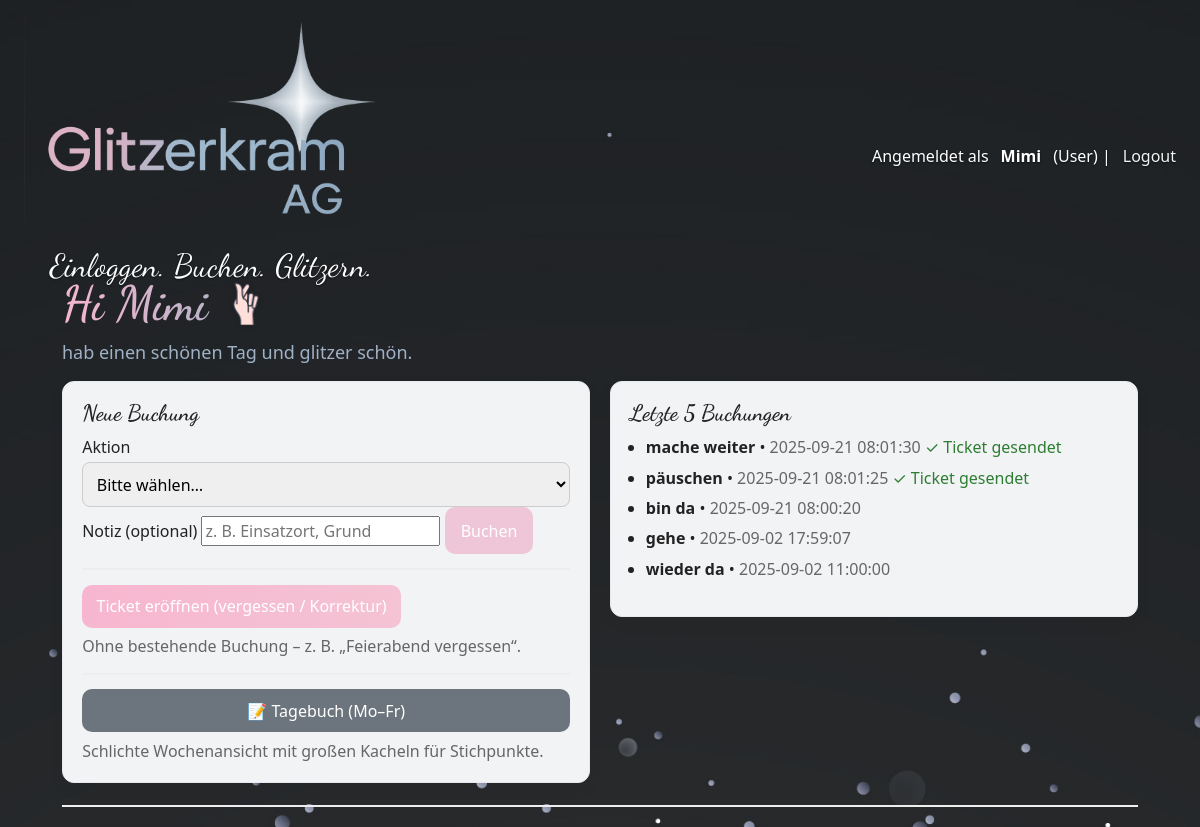
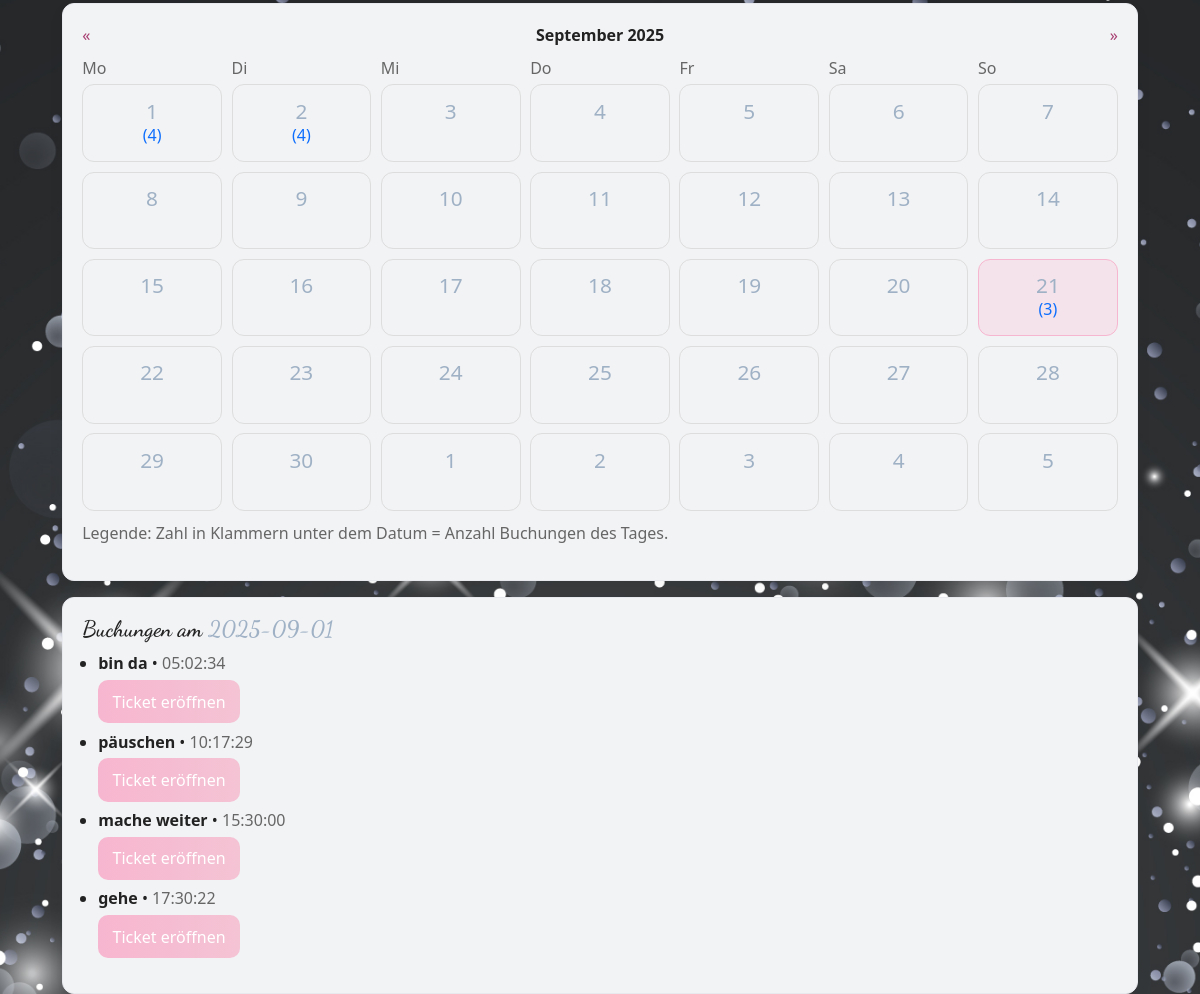
/user?y=2025&m=09&d=01 (signed in), run on the app's committed database (2 pictures, top to bottom).
### tables this page shows
CREATE TABLE bookings (
            id             INTEGER PRIMARY KEY AUTOINCREMENT,
            user_id        INTEGER NOT NULL,
            action         TEXT NOT NULL CHECK (action IN ('bin da','gehe','afk','wieder da','päuschen','mache weiter')),
            created_at     TEXT NOT NULL,
            note           TEXT,
            needs_review   INTEGER DEFAULT 0,
            ticket_action  TEXT,
            ticket_message TEXT
        );

### app.py (the view)
@app.route("/user")
def user_only():
    if "user_id" not in session:
        return redirect(url_for("login"))
    if session.get("role") not in ("user", "admin"):
        return redirect(url_for("unauthorized"))
    uid = session["user_id"]
    today = date.today()
    try:
        year = int(request.args.get("y", today.year))
    except (TypeError, ValueError):
        year = today.year
    try:
        month = int(request.args.get("m", today.month))
    except (TypeError, ValueError):
        month = today.month
    month = min(12, max(1, month))
    if month == 1:
        prev_y, prev_m = year - 1, 12
    else:
        prev_y, prev_m = year, month - 1
    if month == 12:
        next_y, next_m = year + 1, 1
    else:
        next_y, next_m = year, month + 1
    d_arg = request.args.get("d")
    if d_arg and len(d_arg) == 2 and d_arg.isdigit():
        sel_day = int(d_arg)
    else:
        sel_day = today.day if (today.year == year and today.month == month) else 1
    if sel_day < 1: sel_day = 1
    if sel_day > 31: sel_day = 31
    month_start = f"{year:04d}-{month:02d}-01 00:00:00"
    month_end   = f"{next_y:04d}-{next_m:02d}-01 00:00:00"
    selected_iso = f"{year:04d}-{month:02d}-{sel_day:02d}"
    conn = get_db()
    last5 = conn.execute("""
        SELECT
          id,
          CASE
            WHEN needs_review=1 AND IFNULL(ticket_action,'')='blank' THEN 'ticket'
            ELSE action
          END AS action,
          note, needs_review, ticket_action, ticket_message,
          datetime(created_at, 'localtime') AS local_created_at
        FROM bookings
        WHERE user_id = ?
        ORDER BY created_at DESC, id DESC
        LIMIT 5
    """, (uid,)).fetchall()
    rows = conn.execute("""
        SELECT date(datetime(created_at,'localtime')) AS d, COUNT(*) AS c
        FROM bookings
        WHERE user_id = ?
          AND datetime(created_at) >= ?
          AND datetime(created_at) <  ?
        GROUP BY d
    """, (uid, month_start, month_end)).fetchall()
    counts_by_day = {r["d"]: r["c"] for r in rows}
    day_rows = conn.execute("""
        SELECT
          id,
          CASE
            WHEN needs_review=1 AND IFNULL(ticket_action,'')='blank' THEN 'ticket'
            ELSE action
          END AS action,
          note, needs_review, ticket_action, ticket_message,
          datetime(created_at,'localtime') AS local_created_at
        FROM bookings
        WHERE user_id = ?
          AND date(datetime(created_at,'localtime')) = date(?, 'localtime')
        ORDER BY created_at ASC, id ASC
    """, (uid, selected_iso)).fetchall()
    conn.close()
    weeks = []
    cal = calendar.Calendar(firstweekday=0)
    today_iso = today.isoformat()
    for w in cal.monthdatescalendar(year, month):
        row = []
        for day in w:
            iso_local = day.isoformat()
            row.append({
                "iso": iso_local,
                "day": day.day,
                "in_month": (day.month == month),
                "count": counts_by_day.get(iso_local, 0),
                "is_selected": (iso_local == selected_iso),
                "is_today": (iso_local == today_iso),
            })
        weeks.append(row)
    MONATSNAMEN = ["Januar","Februar","März","April","Mai","Juni","Juli","August","September","Oktober","November","Dezember"]
    month_name = MONATSNAMEN[month-1]
    return render_template(
        "user.html",
        title="User-Start",
        actions=ACTIONS,
        bookings=last5,
        weeks=weeks,
        month_name=month_name,
        year=year,
        selected_date=selected_iso,
        day_bookings=day_rows,
        prev_y=prev_y, prev_m=prev_m,
        next_y=next_y, next_m=next_m,
        hide_title=True,
    )

### app.py (called while the page is built)
def get_db():
    conn = sqlite3.connect(DB_PATH, timeout=15)
    conn.row_factory = sqlite3.Row
    try:
        conn.execute("PRAGMA journal_mode=WAL;")
        conn.execute("PRAGMA synchronous=NORMAL;")
    except Exception:
        pass
    return conn

### templates/user.html (shortened to what this page needs)
{% extends "base.html" %}
{% block content %}
  <div class="page">
    <h1 class="greeting">Hi {{ session.username|capitalize }} <img class="greet-ico" src="{{ url_for('static', filename='greeting-badge.png') }}" alt="Badge"></h1>
    <p class="intro-sub">hab einen schönen Tag und glitzer schön.</p>
    <div class="two-col">
      <div class="box">
        <h3 class="slogan-font box-heading">Neue Buchung</h3>
        <form method="POST" action="{{ url_for('book') }}">
          <label for="action">Aktion</label>
          <select id="action" name="action" required style="width:100%; padding:.6rem; border-radius:8px; border:1px solid #ccc; margin-top:.2rem;">
            <option value="" disabled selected>Bitte wählen…</option>
          </select>
          <label for="note">Notiz (optional)</label>
          <input id="note" name="note" type="text" placeholder="z. B. Einsatzort, Grund">
          <button class="primary" type="submit">Buchen</button>
        </form>
        <div class="section-sep" style="margin:.9rem 0;"></div>
        <button type="button" class="btn btn-rose" onclick="openBlankTicketDialog()">Ticket eröffnen (vergessen / Korrektur)</button>
        <p class="muted" style="margin:.4rem 0 0 0;">Ohne bestehende Buchung – z. B. „Feierabend vergessen“.</p>
        <div class="section-sep" style="margin:.9rem 0;"></div>
        <a href="{{ url_for('journal') }}" class="btn btn-secondary" style="display:block; width:100%; text-align:center;">
          📝 Tagebuch (Mo–Fr)
        </a>
        <p class="muted" style="margin:.4rem 0 0 0;">Schlichte Wochenansicht mit großen Kacheln für Stichpunkte.</p>
      </div>
      <div class="box">
        <h3 class="slogan-font box-heading">Letzte 5 Buchungen</h3>
        {% if bookings %}
          <ul style="padding-left:1rem; margin-top:.6rem;">
            {% for b in bookings %}
              <li style="margin:.4rem 0;">
                <div>
                  {% if b.action == 'ticket' %}
                    <strong>Ticket</strong>
                  {% else %}
                    <strong>{{ b.action }}</strong>
                  {% endif %}
                  • <span class="muted">{{ b.local_created_at }}</span>
                  {% if b.needs_review %}<span class="ok"> ✓ Ticket gesendet</span>{% endif %}
                </div>
              </li>
            {% endfor %}
          </ul>
        {% else %}
          <p class="muted">Noch keine Buchungen.</p>
        {% endif %}
      </div>
    </div>
    <div class="section-sep"></div>
    <div class="box calendar-wrap">
      <div class="calendar-nav">
        <a class="link" href="{{ url_for('user_only') }}?y={{ prev_y }}&m={{ '%02d' % prev_m }}">«</a>
        <strong>{{ month_name }} {{ year }}</strong>
        <a class="link" href="{{ url_for('user_only') }}?y={{ next_y }}&m={{ '%02d' % next_m }}">»</a>
      </div>
      <div class="calendar-head grid-7">
        <div>Mo</div><div>Di</div><div>Mi</div><div>Do</div><div>Fr</div><div>Sa</div><div>So</div>
      </div>
      <div class="calendar-grid grid-7">
        {% for week in weeks %}
          {% for d in week %}
            {% set q = 'y=' ~ d.iso[:4] ~ '&m=' ~ d.iso[5:7] ~ '&d=' ~ d.iso[8:10] %}
            <a href="{{ url_for('user_only') }}?{{ q }}"
               class="calendar-tile
                      {% if d.is_selected %} calendar-tile--selected{% endif %}
                      {% if not d.in_month %} calendar-tile--out{% endif %}
                      {% if d.is_today %} calendar-tile--today{% endif %}">
              <div class="day-num">{{ d.day }}</div>
              {% if d.count > 0 %}
                <div class="day-count">({{ d.count }})</div>
              {% else %}
                <div class="day-count">&nbsp;</div>
              {% endif %}
            </a>
          {% endfor %}
        {% endfor %}
      </div>
      <p class="muted" style="margin-top:.6rem;">
        Legende: Zahl in Klammern unter dem Datum = Anzahl Buchungen des Tages.
      </p>
    </div>
    <div class="box daylist-wrap" style="margin-top:1rem;">
      <h3 class="slogan-font box-heading day-heading">
        Buchungen am <span class="day-heading-date">{{ selected_date }}</span>
      </h3>
      {% if day_bookings and day_bookings|length > 0 %}
        <ul style="padding-left:1rem; margin-top:.6rem;">
          {% for b in day_bookings %}
            <li style="margin:.4rem 0%;">
              <div>
                {% if b.action == 'ticket' %}
                  <strong>Ticket</strong>
                {% else %}
                  <strong>{{ b.action }}</strong>
                {% endif %}
                • <span class="muted">{{ b.local_created_at[11:19] }}</span>
              </div>
              <div style="margin-top:.3rem;">
                {% if b.needs_review %}
                  <form method="POST" action="{{ url_for('ticket_close', booking_id=b.id) }}" style="display:inline;">
                    <button type="submit" class="btn btn-blaugrau">Ticket schließen</button>
                  </form>
                {% else %}
                  {% if b.action != 'ticket' %}
                    <button type="button" class="btn btn-rose" onclick="openTicketDialog({{ b.id }})">Ticket eröffnen</button>
                  {% endif %}
                {% endif %}
              </div>
            </li>
          {% endfor %}
        </ul>
      {% else %}
        <p class="muted">Keine Buchungen am ausgewählten Tag.</p>
      {% endif %}
    </div>
  </div>
{% endblock %}

### templates/base.html (shortened to what this page needs)
<!doctype html>
<html lang="de">
<head>
  <link rel="stylesheet" href="https://cdn.jsdelivr.net/npm/bootstrap@5.3.3/dist/css/bootstrap.min.css">
  <link rel="stylesheet" href="{{ url_for('static', filename='bootstrap.min.css') }}">
  <link rel="stylesheet" href="{{ url_for('static', filename='style.css') }}?v=topper-bg-1">
</head>
<body>
  <div class="topbar">
    <div class="brand">
      <img src="{{ url_for('static', filename='logo.png') }}" alt="Glitzerkram AG Logo">
      <div class="slogan">
        {% block slogan %}Einloggen. Buchen. Glitzern.{% endblock %}
      </div>
    </div>
    <div class="topbar-right">
      {% if session.get('username') %}
        {% set role_label = 'Chef' if session.role == 'admin' else 'User' %}
        Angemeldet als <strong>{{ session.username|capitalize }}</strong> ({{ role_label }}) |
        <a class="link" href="{{ url_for('logout') }}">Logout</a>
      {% endif %}
    </div>
  </div>
  <main id="content" class="page container">
    {% block content %}{% endblock %}
  </main>
</body>
</html>

### templates/base.html (style rules this page uses)
.topbar { position: fixed; top:0; left:0; right:0; z-index: 1; display:flex; align-items:center; gap:16px; padding:.8rem 24px; background: transparent !important; border: none !important; }
.topbar, .topbar * { color:#fff !important; text-shadow:0 1px 2px rgba(0,0,0,.6); }
.topbar a { text-decoration: none; }
.brand { display:flex; align-items:center; gap:10px; }
.brand img { display:block; object-fit:contain; width:72px; height:auto; }
.slogan { font-family:'Dancing Script', system-ui, cursive; font-size:2rem; line-height:1.2; white-space:nowrap; }
.topbar-right { margin-left:auto; display:flex; align-items:center; gap:12px; white-space:nowrap; }

### data on the page
bookings: action "mache weiter", local_created_at "2025-09-21 08:01:30", needs_review "✓ Ticket gesendet"
bookings: action "päuschen", local_created_at "2025-09-21 08:01:25", needs_review "✓ Ticket gesendet"
bookings: action "bin da", local_created_at "2025-09-21 08:00:20"
bookings: action "gehe", local_created_at "2025-09-02 17:59:07"
bookings: action "wieder da", local_created_at "2025-09-02 11:00:00"
bookings: action "bin da", local_created_at "05:02:34"
bookings: action "päuschen", local_created_at "10:17:29"
bookings: action "mache weiter", local_created_at "15:30:00"
bookings: action "gehe", local_created_at "17:30:22"

### other printed values
{{ session.username|capitalize }} "Mimi"
{{ role_label }} "User"
{{ month_name }} "September"
{{ year }} "2025"
{{ d.day }} "1" "2" "3" "4" "5" "6" "7" "8" "9" "10" "11" "12" "13" "14" "15" "16" "17" "18" "19" "20" "21" "22" "23" "24" "25" "26" "27" "28" "29" "30" "1" "2" "3" "4" "5"
{{ d.count }} "4" "4" "3"
{{ selected_date }} "2025-09-01"
